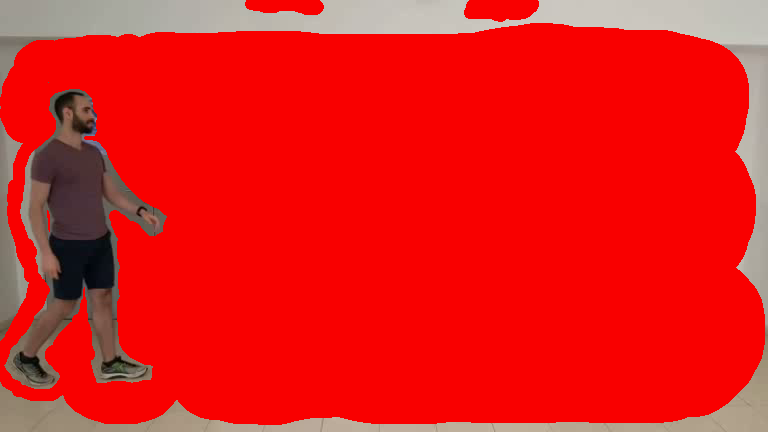
#> input picture Temp/bg_scribbles.tiff, 768 x 432 px, given in place of INPUT.avi, which was not available
$ python main.py
#> lines starting #> are read from the running program, lines starting #| are printed output that depends on the picture; pictures that were not available may be replaced by others from this repository, and a replacement may not be noted
### video_stabilization.py
import cv2
import numpy as np
import project_constants
from tqdm import tqdm
from scipy import signal
from scipy.interpolate import griddata
from harris_corner_detector import our_harris_corner_detector

ID1 = 315488171
ID2 = 314756297


def get_video_parameters(capture: cv2.VideoCapture) -> dict:
    """Get an OpenCV capture object and extract its parameters.
    Args:
        capture: cv2.VideoCapture object.
    Returns:
        parameters: dict. Video parameters extracted from the video.

    """
    fourcc = int(capture.get(cv2.CAP_PROP_FOURCC))
    fps = int(capture.get(cv2.CAP_PROP_FPS))
    height = int(capture.get(cv2.CAP_PROP_FRAME_HEIGHT))
    width = int(capture.get(cv2.CAP_PROP_FRAME_WIDTH))
    frame_count = int(capture.get(cv2.CAP_PROP_FRAME_COUNT))
    return {"fourcc": fourcc, "fps": fps, "height": height, "width": width,
            "frame_count": frame_count}


# [99 lines left out: functions build_pyramid, lucas_kanade_step, not called in this run]


def warp_image(image: np.ndarray, u: np.ndarray, v: np.ndarray) -> np.ndarray:
    """Warp image using the optical flow parameters in u and v.

    Note that this method needs to support the case where u and v shapes do
    not share the same shape as of the image. We will update u and v to the
    shape of the image. The way to do it, is to:
    (1) cv2.resize to resize the u and v to the shape of the image.
    (2) Then, normalize the shift values according to a factor. This factor
    is the ratio between the image dimension and the shift matrix (u or v)
    dimension (the factor for u should take into account the number of columns
    in u and the factor for v should take into account the number of rows in v).

    As for the warping, use `scipy.interpolate`'s `griddata` method. Define the
    grid-points using a flattened version of the `meshgrid` of 0:w-1 and 0:h-1.
    The values here are simply image.flattened().
    The points you wish to interpolate are, again, a flattened version of the
    `meshgrid` matrices - don't forget to add them v and u.
    Use `np.nan` as `griddata`'s fill_value.
    Finally, fill the nan holes with the source image values.
    Hint: For the final step, use np.isnan(image_warp).

    Args:
        image: np.ndarray. Image to warp.
        u: np.ndarray. Optical flow parameters corresponding to the columns.
        v: np.ndarray. Optical flow parameters corresponding to the rows.

    Returns:
        image_warp: np.ndarray. Warped image.
    """

    h, w = image.shape

    """  calculate normalization factor """
    u_normalization_factor = h / u.shape[0]
    v_normalization_factor = w / v.shape[0]

    """ resize u and v to image size """
    resized_u = cv2.resize(u, image.T.shape) * u_normalization_factor
    resized_v = cv2.resize(v, image.T.shape) * v_normalization_factor

    """ create grid """

    x_range = np.linspace(0, w - 1, w)
    y_range = np.linspace(0, h - 1, h)

    x_grid, y_grid = np.meshgrid(x_range, y_range)

    x_grid = x_grid.flatten()
    y_grid = y_grid.flatten()

    """ image values """

    flattened_image = image.flatten()

    """ create grid + u,v """

    grid_x_plus_du = x_grid + resized_u.flatten()
    grid_y_plus_dv = y_grid + resized_v.flatten()

    """ interpolate image """

    interpolated_image = griddata((x_grid, y_grid), flattened_image, (grid_x_plus_du, grid_y_plus_dv), method='cubic',
                                  fill_value=np.nan)

    """ resize interpolated image  """

    interpolated_image_original_size = interpolated_image.reshape(image.shape)

    """ store original values instead of nan values  """

    interpolated_image_original_size[np.isnan(interpolated_image_original_size)] = \
        image[np.isnan(interpolated_image_original_size)]

    image_warp = interpolated_image_original_size

    return image_warp


# [69 lines left out: function lucas_kanade_optical_flow, not called in this run]


def count_frames_manual(cap):
    total = 0
    while cap.isOpened():
        ret, frame = cap.read()
#> frame is the input picture: shape (432, 768, 3); mean B, G, R 25.5, 27.5, 227.9
        if not ret:
            break
        total += 1
        if cv2.waitKey(1) == ord('q'):
#> (key q is pressed here)
            break
    return total


# [134 lines left out: functions our_find_image_corner_pixels, find_image_corner_pixels, faster_lucas_kanade_step, faster_lucas_kanade_optical_flow, not called in this run]


def crop_image(frame: np.ndarray, start_rows: int, end_rows: int, start_cols : int, end_cols: int) -> np.ndarray:
    h, w = frame.shape
    start_rows = min(h, start_rows)
    start_cols = min(w, start_cols)
    end_rows = min(h, end_rows)
    end_cols = min(w, end_cols)
    return frame[start_rows:h-end_rows, start_cols:w-end_cols]

def stabilize_video(
        input_video_path: str, output_video_path: str, window_size: int,
        max_iter: int, num_levels: int, start_rows: int = 10,
        start_cols: int = 2, end_rows: int = 30, end_cols: int = 30) -> None:
    """Calculate LK Optical Flow to stabilize the video and save it to file.

    Args:
        input_video_path: str. path to input video.
        output_video_path: str. path to output stabilized video.
        window_size: int. The window is of shape window_size X window_size.
        max_iter: int. Maximal number of LK-steps for each level of the pyramid.
        num_levels: int. Number of pyramid levels.
        start_rows: int. The number of lines to cut from top.
        end_rows: int. The number of lines to cut from bottom.
        start_cols: int. The number of columns to cut from left.
        end_cols: int. The number of columns to cut from right.

    Returns:
        None.
    """
    cap = cv2.VideoCapture(input_video_path)
    # in order to use tqdm to monitor the progress, we require the number of frames in the video
    num_of_frames = count_frames_manual(cap)
    cv2.destroyAllWindows()
    cap.release()
    cap = cv2.VideoCapture(input_video_path)
    pbar = tqdm(total=num_of_frames)
    vid_params = get_video_parameters(cap)
    fourcc = cv2.VideoWriter_fourcc(*'XVID')
    fps = vid_params.get("fps")
    size = vid_params.get("width"), vid_params.get("height")
    out = cv2.VideoWriter(output_video_path, fourcc, fps, size)
    isFirstFrame = True
    frame_num = 0
    border_index = int(window_size / 2)
    while cap.isOpened():
        ret, frame = cap.read()
        if not ret:
            break

        gray_frame = cv2.cvtColor(frame, cv2.COLOR_BGR2GRAY)
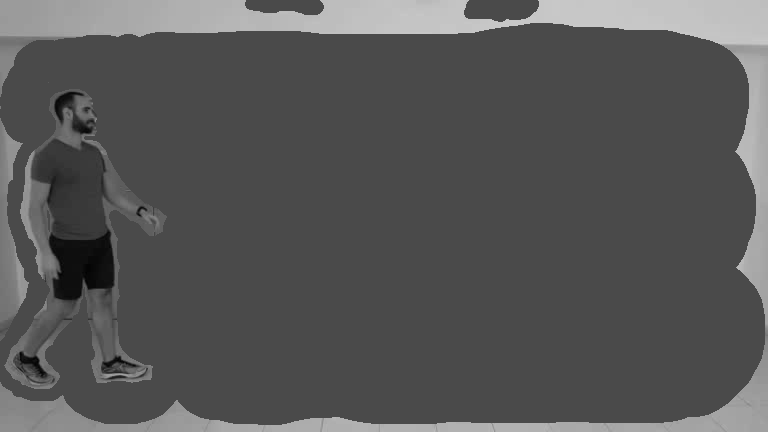
#> gray_frame: shape (432, 768); min 1, max 201, mean 86.9
        if isFirstFrame:
            h_factor = int(np.ceil(gray_frame.shape[0] / (2 ** (num_levels - 1))))
#> h_factor = 27
            w_factor = int(np.ceil(gray_frame.shape[1] / (2 ** (num_levels - 1))))
#> w_factor = 48
            IMAGE_SIZE = (w_factor * (2 ** (num_levels - 1)),
                          h_factor * (2 ** (num_levels - 1)))
#> IMAGE_SIZE = (768, 432)

            u = np.zeros((IMAGE_SIZE[1], IMAGE_SIZE[0]))
            v = np.zeros((IMAGE_SIZE[1], IMAGE_SIZE[0]))
            prev_u = u
            prev_v = v

            prev_frame = gray_frame
            isFirstFrame = False
        else:
            if gray_frame.shape != size:
                gray_frame = cv2.resize(gray_frame, size)
            (new_u, new_v) = faster_lucas_kanade_optical_flow(prev_frame, gray_frame, window_size, max_iter, num_levels)
            h, w = new_u.shape
            u_avg = np.average(new_u[border_index:h - border_index, border_index:w - border_index]) * np.ones(
                new_u.shape)
            v_avg = np.average(new_v[border_index:h - border_index, border_index:w - border_index]) * np.ones(
                new_u.shape)
            u = new_u
            v = new_v
            u[border_index:h - border_index, border_index:w - border_index] = u_avg[border_index:h - border_index,
                                                                              border_index:w - border_index] + prev_u[
                                                                                                               border_index:h - border_index,
                                                                                                               border_index:w - border_index]
            v[border_index:h - border_index, border_index:w - border_index] = v_avg[border_index:h - border_index,
                                                                              border_index:w - border_index] + prev_v[
                                                                                                               border_index:h - border_index,
                                                                                                               border_index:w - border_index]
            prev_u = u
            prev_v = v
            prev_frame = gray_frame

        # unlike in HW2, we perform the warp on each RGB channel separately and then merge between them
        (b, g, r) = cv2.split(frame)
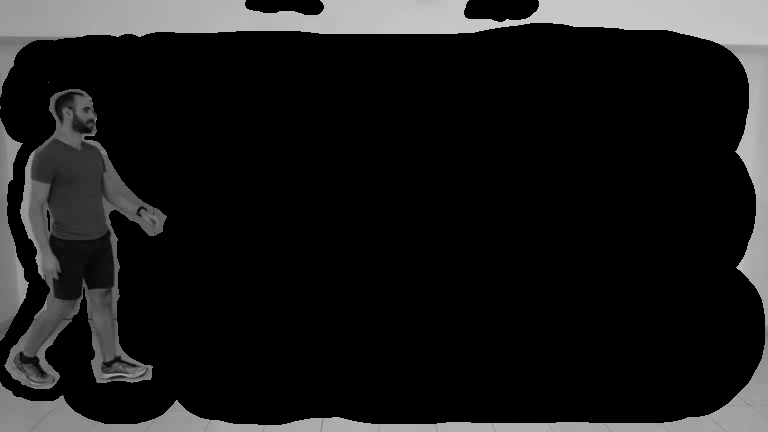
#> g: shape (432, 768); min 0, max 202, mean 27.5
        b = warp_image(b, u, v)
#> in warp_image, `resized_u = cv2.resize(u, image.T.shape) * u_normalization_factor`: resized_u: shape (432, 768) float64; every value is 0
        b = crop_image(b, start_rows, end_rows, start_cols, end_cols)
#> in crop_image, `return frame[start_rows:h-end_rows, start_cols:w-end_cols]`:
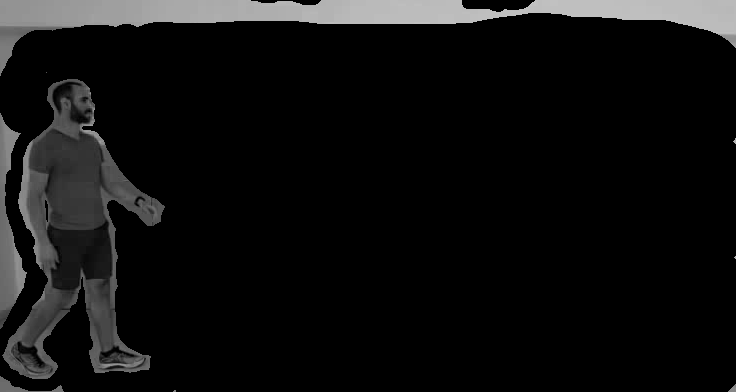
#> returned value: shape (392, 736) float64; min 0, max 197, mean 16.2
        if b.shape != size:
            b = cv2.resize(b, size)
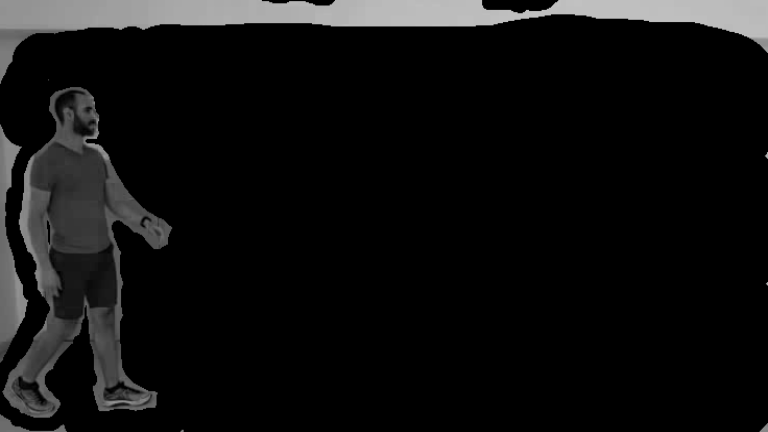
#> b: shape (432, 768) float64; min 0, max 194, mean 16.2
        g = warp_image(g, u, v)
        g = crop_image(g, start_rows, end_rows, start_cols, end_cols)
        if g.shape != size:
            g = cv2.resize(g, size)
        r = warp_image(r, u, v)
        r = crop_image(r, start_rows, end_rows, start_cols, end_cols)
#> call 3 of crop_image, with start_rows = 10, end_rows = 30, start_cols = 2, end_cols = 30
#> in crop_image (call 3), `return frame[start_rows:h-end_rows, start_cols:w-end_cols]`:
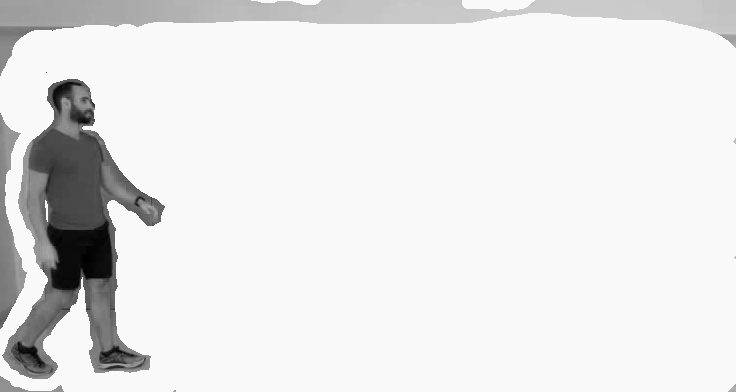
#> returned value: shape (392, 736) float64; min 0, max 249, mean 231.1
        if r.shape != size:
            r = cv2.resize(r, size)
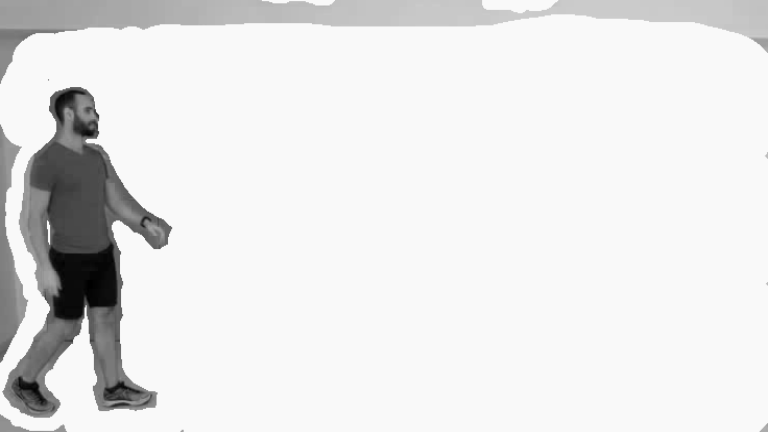
#> r: shape (432, 768) float64; min 0, max 249, mean 231.1
        frame = cv2.merge([b, g, r])
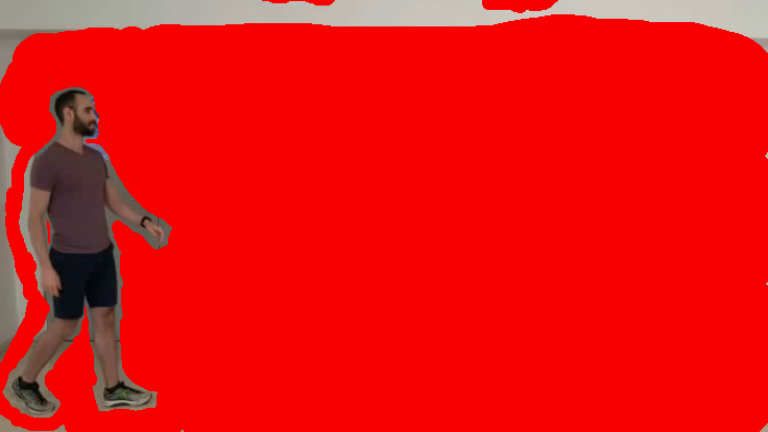
#> frame: shape (432, 768, 3) float64; mean B, G, R 16.2, 17.3, 231.1
        out.write(np.uint8(frame))
        pbar.update(1)
        frame_num = frame_num + 1
        if frame_num == 2:
            break
        if cv2.waitKey(1) == ord('q'):
#> (key q is pressed here)
            break

    pbar.close()
    cv2.destroyAllWindows()
    cap.release()
    out.release()

### project_utils.py
import logging
import project_constants

ID1 = 315488171
ID2 = 314756297


def create_time_dictionary():
    time_dictionary = {}.fromkeys(['time_to_stabilize', 'time_to_binary', 'time_to_alpha', 'time_to_matted',
                                   'time_to_output'], None)
    return time_dictionary


def create_logger():
    # Gets or creates a logger
    log_format = '%(asctime)s : %(levelname)s : %(funcName)s : %(message)s'
    logging.basicConfig(filename=project_constants.LOGGER_NAME, level=logging.DEBUG, format=log_format)
    logger = logging.getLogger(project_constants.LOGGER_NAME)
    return logger

### main.py
import project_constants
import time
import json
from video_stabilization import stabilize_video
import project_utils

ID1 = 315488171
ID2 = 314756297


def main():
    logger = project_utils.create_logger()
    logger.info("Welcome to our final project in video processing")

    "create time dictionary"
    logger.debug("Creating time dictionary")
    time_dictionary = project_utils.create_time_dictionary()

    "video stabilization"
    logger.debug("Running video stabilization. input path : " + project_constants.INPUT_VIDEO_PATH)
    stabilization_start_time = time.time()
    stabilize_video(project_constants.INPUT_VIDEO_PATH, project_constants.STABILIZE_PATH,
                    project_constants.WINDOW_SIZE_TAU,
                    project_constants.MAX_ITER_TAU, project_constants.NUM_LEVELS_TAU, start_rows=10, start_cols=2,
                    end_rows=30, end_cols=30)
    stabilization_end_time = time.time()
    stabilization_time = stabilization_end_time - stabilization_start_time
    logger.debug('video stabilization has been finished. Running time : ' +
                 str(stabilization_time) + ' seconds')
    time_dictionary['time_to_stabilize'] = stabilization_time


if __name__ == "__main__":
    main()
